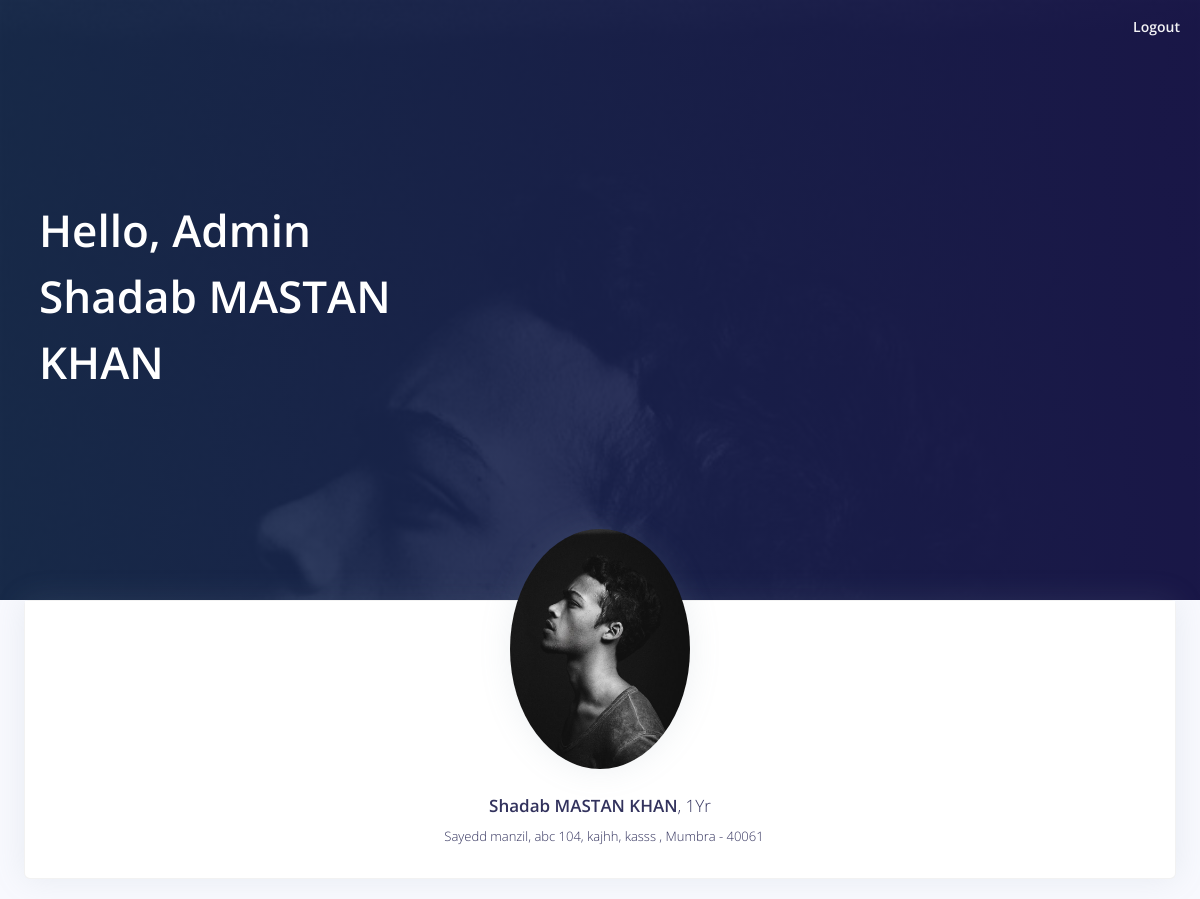
Page /admin_mode/profile.php (signed in) on the earlier database version.
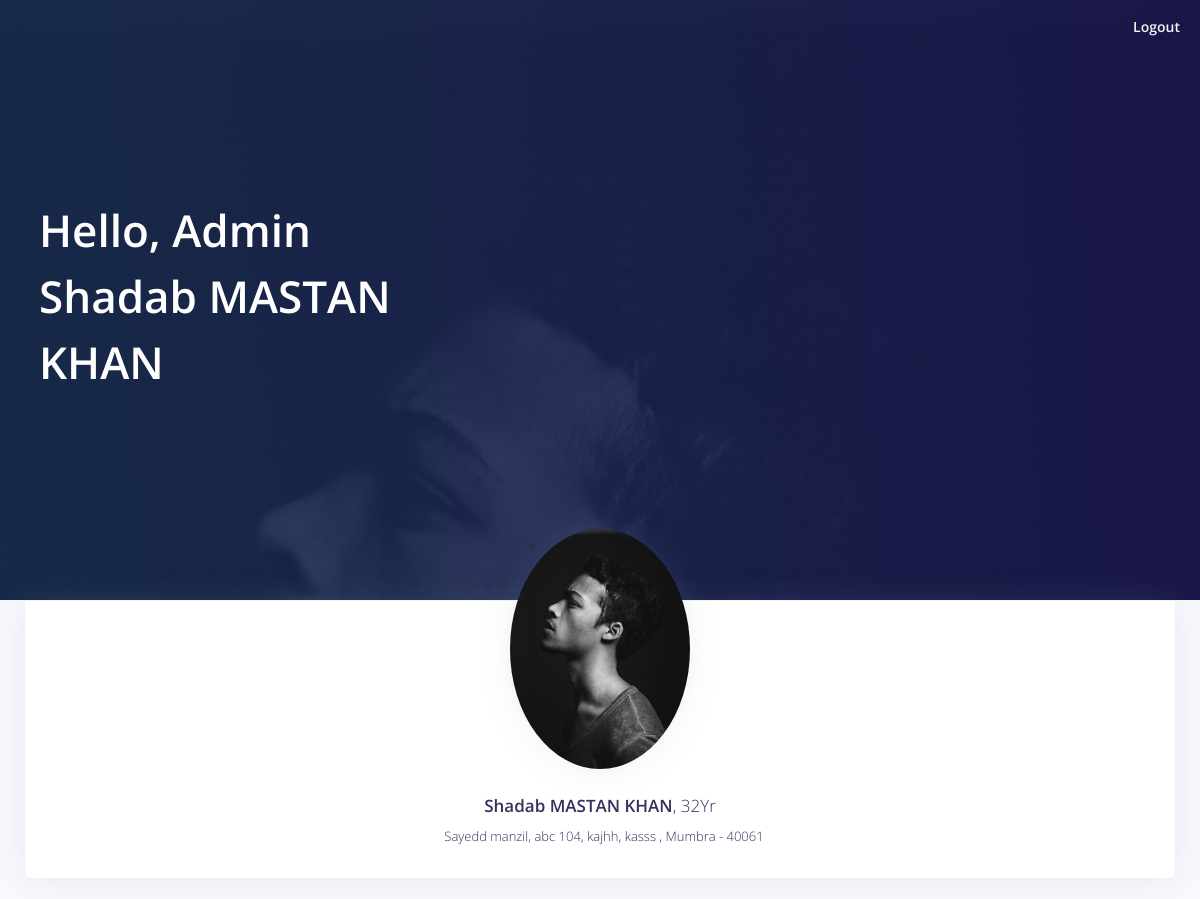
Same page on the later database version.
### tables this page shows
CREATE TABLE `admin_mode` (
  `id` int(11) NOT NULL,
  `fullname` varchar(255) NOT NULL,
  `admin_email` varchar(255) NOT NULL,
  `admin_number` varchar(255) NOT NULL,
  `admin_picture` varchar(255) NOT NULL,
  `admin_login_id` varchar(10) NOT NULL,
  `admin_password` varchar(255) NOT NULL,
  `admin_address` text NOT NULL,
  `admin_last_login` varchar(255) NOT NULL,
  `admin_dob` date NOT NULL,
  `admin_status` int(11) NOT NULL,
  `admin_added_on` datetime NOT NULL,
  `admin_retirement_date` varchar(50) NOT NULL,
  `admin_reset_password_code` int(11) NOT NULL,
  `new_login_admin` int(11) NOT NULL
);

### admin_mode/session.php (called while the page is built, shortened)
<?php
require '../reuseable_files/database.inc.php';
require '../reuseable_files/functions_demand.inc.php';
if(isset($_SESSION['ADMINID'])){
	$sql = "SELECT * FROM admin_mode where id = '".$_SESSION['ADMINID']."'";
	$res = mysqli_query($con,$sql);
	$admin_login = mysqli_fetch_assoc($res);
}

### reuseable_files/functions_demand.inc.php (called while the page is built, shortened)
	<?php
function ageCalculator($dob){
    if(!empty($dob)){
        $birthdate = new DateTime($dob);
        $today   = new DateTime('today');
        $age = $birthdate->diff($today)->y;
        return $age;
    }else{
        return 0;
    }
}

### admin_mode/profile.php (the view, shortened to what this page needs)
<?php
   require 'session.php';
   ?>
<!doctype html>
<html lang="en">
   <head>
      <link rel="stylesheet" type="text/css" href="https://cdnjs.cloudflare.com/ajax/libs/font-awesome/5.15.3/css/all.min.css">
<link rel="stylesheet" href="https://cdn.jsdelivr.net/npm/pixeden-stroke-7-icon@1.2.3/pe-icon-7-stroke/dist/pe-icon-7-stroke.min.css">
<link rel="stylesheet" type="text/css" href="http://code.ionicframework.com/ionicons/2.0.1/css/ionicons.min.css">
<link rel="stylesheet" href="https://cdn.linearicons.com/free/1.0.0/icon-font.min.css">
<link rel="stylesheet" type="text/css" href="https://cdnjs.cloudflare.com/ajax/libs/limonte-sweetalert2/10.16.0/sweetalert2.min.css">
   </head>
   <body>
      <div class="main-content">
         <nav  class="navbar navbar-top navbar-expand-md navbar-dark" id="navbar-main">
            <ul class="navbar-nav align-items-center d-none d-md-flex" style="position: absolute;right: 20px;top: 10px">
          <li class="nav-item dropdown">
            <a class="nav-link pr-0" href="<?= FRONT_SITE_PATH.'logout'.PHP_EXT?>" role="button" data-toggle="dropdown" aria-haspopup="true" aria-expanded="false">
              <div class="media align-items-center">
                <div class="media-body ml-2 d-none d-lg-block">
                  <span class="mb-0 text-sm  font-weight-bold">Logout</span>
                </div>
              </div>
            </a>
          </li>
        </ul>
         </nav>
         <div class="header pb-8 pt-5 pt-lg-8 d-flex align-items-center" style="min-height: 600px; background-image: url(<?= FRONT_SITE_IMAGE_ADMIN.'/'.$admin_login['admin_picture'] ?>); background-size: cover; background-position: center top;">
            <span class="mask bg-gradient-default opacity-8"></span>
            <div class="container-fluid d-flex align-items-center">
               <div class="row">
                  <div class="col-lg-7 col-md-10">
                     <h1 class="display-2 text-white">Hello, Admin <?= $admin_login['fullname'] ?></h1>
                  </div>
               </div>
            </div>
         </div>
         <div class="container-fluid ">
            <div class="row">
               <div class="col-lg-12" style="width: 100%;margin-bottom: 20px">
                  <div class="card card-profile shadow">
                     <div class="row justify-content-center">
                        <div class="col-lg-12" style="width: 100%">
                           <div class="card-profile-image">
                              <a href="#">
                              <img src="<?= FRONT_SITE_IMAGE_ADMIN.'/'.$admin_login['admin_picture'] ?>" class="rounded-circle">
                              </a>
                           </div>
                        </div>
                     </div>
                     <div class="card-body pt-0 pt-md-4">
                        <div class="row">
                           <div class="col">
                              <div class="card-profile-stats d-flex justify-content-center mt-md-5">
                              </div>
                           </div>
                        </div>
                        <div class="text-center" style="margin-top: 40px">
                           <h3>
                              <?= $admin_login['fullname'] ?><span class="font-weight-light">, <?= ageCalculator($admin_login['admin_dob']) ?>Yr</span>
                           </h3>
                           <div class="h5 font-weight-300">
                              <i class="ni location_pin mr-2"></i><?= $admin_login['admin_address'] ?>
                           </div>
                        </div>
                     </div>
                  </div>
               </div>
            </div>
         </div>
      </div>
   </body>
</html>

Differences in the rows shown:
changed admin_mode "Shadab MASTAN KHAN": admin_dob "1" → "32"
